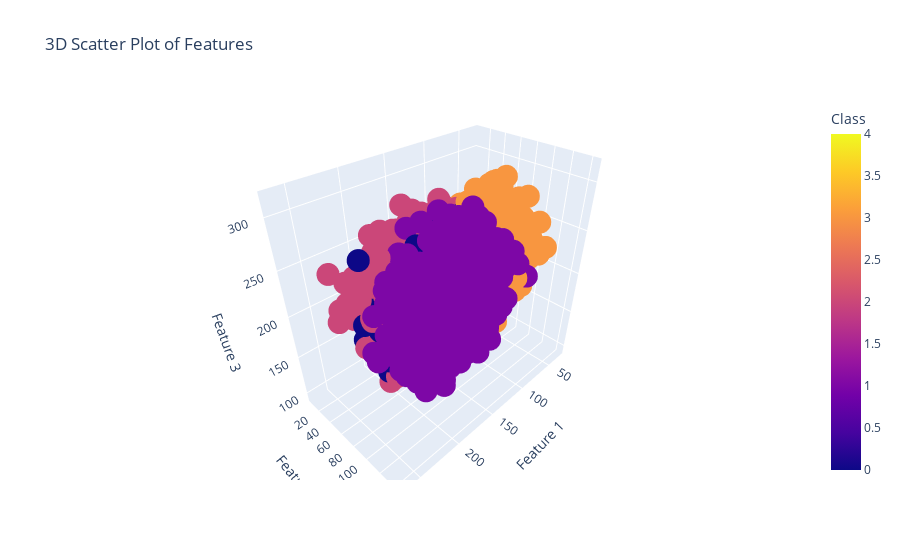
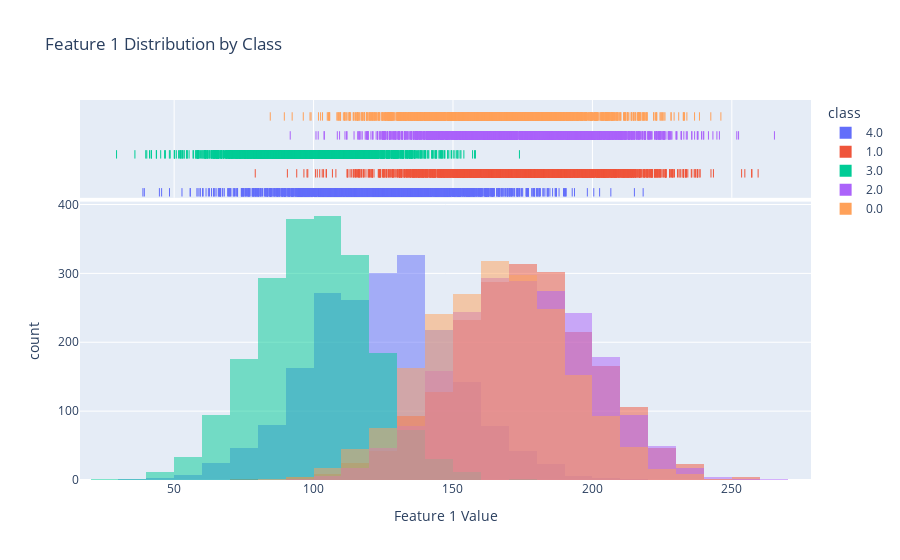

These figures' notebook cell, in order:
### Markdown cell above
First output.
Maybe Complex
Seems comples

### Code cell
# Import necessary libraries
import numpy as np
import pandas as pd
from sklearn.model_selection import train_test_split
from sklearn.naive_bayes import GaussianNB
from sklearn.metrics import accuracy_score, f1_score, confusion_matrix, ConfusionMatrixDisplay
import joblib
import matplotlib.pyplot as plt
import seaborn as sns
import plotly.express as px

# Set random seed for reproducibility
np.random.seed(42)

# Define the class list and properties
class_list = ["AMPALAYA", "BANANA", "CABBAGE", "CARROT", "CASSAVA"]
class_properties = {
    0: {'mean': [165, 80, 205, 7], 'std': [25, 10, 25, 0.5]},
    1: {'mean': [175, 110, 225, 6], 'std': [25, 10, 25, 1]},
    2: {'mean': [175, 70, 225, 6.4], 'std': [25, 10, 25, 0.4]},
    3: {'mean': [100, 90, 225, 5.8], 'std': [20, 10, 25, 0.3]},
    4: {'mean': [125, 50, 175, 6.0], 'std': [25, 10, 25, 0.5]}
}

# Generate synthetic data
num_samples_per_class = 2000
num_features = 4
num_classes = 5

data = []
for class_id in class_properties.keys():
    mean = class_properties[class_id]['mean']
    std = class_properties[class_id]['std']
    samples = np.random.normal(mean, std, size=(num_samples_per_class, num_features))
    labels = np.full((num_samples_per_class, 1), class_id)
    class_data = np.hstack((samples, labels))
    data.append(class_data)

# Combine data from all classes
data = np.vstack(data)
np.random.shuffle(data)

# Create a DataFrame
columns = [f'feature_{i+1}' for i in range(num_features)] + ['class']
df = pd.DataFrame(data, columns=columns)

# Split data into features and labels
X = df.iloc[:, :-1]
y = df['class']

# Split data into training and testing sets
X_train, X_test, y_train, y_test = train_test_split(X, y, test_size=0.2, random_state=42)

# Create and train the Gaussian Naive Bayes classifier
clf = GaussianNB()
clf.fit(X_train.values, y_train.values)

# Save the trained model to a file using joblib
model_filename = str(type(clf).__name__ + ".joblib")
joblib.dump(clf, model_filename)

# Load the saved model
loaded_model = joblib.load(model_filename)

# Predict on the test set
y_pred = loaded_model.predict(X_test.values)

# Calculate accuracy
accuracy = accuracy_score(y_test, y_pred)
print("Accuracy:", accuracy)

# Calculating F1 score
f1 = f1_score(y_test, y_pred, average='weighted')
print(f"F1 Score: {f1:.2f}")

# Calculating confusion matrix
conf_matrix = confusion_matrix(y_test, y_pred)
print("Confusion Matrix:")
print(conf_matrix)

# Plot confusion matrix
disp = ConfusionMatrixDisplay(confusion_matrix=conf_matrix, display_labels=clf.classes_)
disp.plot()
plt.show()

# Plot histograms
sns.set(style="whitegrid")
plt.figure(figsize=(20, 12))
for feature_idx in range(num_features):
    plt.subplot(2, 2, feature_idx + 1)
    for class_id in range(num_classes):
        sns.histplot(df[df['class'] == class_id][f'feature_{feature_idx+1}'], label=f'{class_list[class_id]}', kde=True, element="step", bins=30)
    plt.title(f'Feature {feature_idx+1} Distribution')
    plt.legend()
plt.tight_layout()
plt.show()

# Predicting new samples
new_samples = np.array([[104.046576, 106.318569, 206.674175, 6.345419],  # label 3
                        [126.829925, 48.497570, 204.792687, 5.958141]])  # label 4
predicted_labels = clf.predict(new_samples)
print("Predicted Labels for New Samples:")
print(predicted_labels)

# Plot interactive histograms using plotly
fig = px.scatter_3d(df, x='feature_1', y='feature_2', z='feature_3', color='class',
                    labels={'feature_1': 'Feature 1', 'feature_2': 'Feature 2', 'feature_3': 'Feature 3', 'class': 'Class'},
                    title='3D Scatter Plot of Features')
fig.show()

fig = px.histogram(df, x="feature_1", color="class", marginal="rug", nbins=30, barmode="overlay",
                   labels={"feature_1": "Feature 1 Value", "count": "Frequency"},
                   title="Feature 1 Distribution by Class")
fig.update_layout(showlegend=True)
fig.show()

### Figure 1 — Plotly figure (JSON) as saved in the notebook; plotly's stock layout.template omitted (floating-point values rounded to 4 significant figures; data arrays with more than 128 entries replaced by an {"elided": "..."} marker saying what was removed)
{"data": [{"hovertemplate": "Feature 1=%{x}<br>Feature 2=%{y}<br>Feature 3=%{z}<br>Class=%{marker.color}<extra></extra>", "legendgroup": "", "marker": {"color": {"elided": "10000 int values"}, "coloraxis": "coloraxis", "symbol": "circle"}, "mode": "markers", "name": "", "scene": "scene", "showlegend": false, "type": "scatter3d", "x": {"elided": "10000 float values"}, "y": {"elided": "10000 float values"}, "z": {"elided": "10000 float values"}}], "layout": {"coloraxis": {"colorbar": {"title": {"text": "Class"}}, "colorscale": [[0, "#0d0887"], [0.1111, "#46039f"], [0.2222, "#7201a8"], [0.3333, "#9c179e"], [0.4444, "#bd3786"], [0.5556, "#d8576b"], [0.6667, "#ed7953"], [0.7778, "#fb9f3a"], [0.8889, "#fdca26"], [1, "#f0f921"]]}, "legend": {"tracegroupgap": 0}, "scene": {"domain": {"x": [0, 1], "y": [0, 1]}, "xaxis": {"title": {"text": "Feature 1"}}, "yaxis": {"title": {"text": "Feature 2"}}, "zaxis": {"title": {"text": "Feature 3"}}}, "title": {"text": "3D Scatter Plot of Features"}}}

### Figure 2 — Plotly figure (JSON) as saved in the notebook; plotly's stock layout.template omitted (floating-point values rounded to 4 significant figures; data arrays with more than 128 entries replaced by an {"elided": "..."} marker saying what was removed)
{"data": [{"alignmentgroup": "True", "bingroup": "x", "hovertemplate": "class=4.0<br>Feature 1 Value=%{x}<br>count=%{y}<extra></extra>", "legendgroup": "4.0", "marker": {"color": "#636efa", "opacity": 0.5, "pattern": {"shape": ""}}, "name": "4.0", "nbinsx": 30, "offsetgroup": "4.0", "orientation": "v", "showlegend": true, "type": "histogram", "x": {"elided": "2000 float values"}, "xaxis": "x", "yaxis": "y"}, {"alignmentgroup": "True", "boxpoints": "all", "fillcolor": "rgba(255,255,255,0)", "hoveron": "points", "hovertemplate": "class=4.0<br>Feature 1 Value=%{x}<extra></extra>", "jitter": 0, "legendgroup": "4.0", "line": {"color": "rgba(255,255,255,0)"}, "marker": {"color": "#636efa", "symbol": "line-ns-open"}, "name": "4.0", "offsetgroup": "4.0", "showlegend": false, "type": "box", "x": {"elided": "2000 float values"}, "xaxis": "x2", "yaxis": "y2"}, {"alignmentgroup": "True", "bingroup": "x", "hovertemplate": "class=1.0<br>Feature 1 Value=%{x}<br>count=%{y}<extra></extra>", "legendgroup": "1.0", "marker": {"color": "#EF553B", "opacity": 0.5, "pattern": {"shape": ""}}, "name": "1.0", "nbinsx": 30, "offsetgroup": "1.0", "orientation": "v", "showlegend": true, "type": "histogram", "x": {"elided": "2000 float values"}, "xaxis": "x", "yaxis": "y"}, {"alignmentgroup": "True", "boxpoints": "all", "fillcolor": "rgba(255,255,255,0)", "hoveron": "points", "hovertemplate": "class=1.0<br>Feature 1 Value=%{x}<extra></extra>", "jitter": 0, "legendgroup": "1.0", "line": {"color": "rgba(255,255,255,0)"}, "marker": {"color": "#EF553B", "symbol": "line-ns-open"}, "name": "1.0", "offsetgroup": "1.0", "showlegend": false, "type": "box", "x": {"elided": "2000 float values"}, "xaxis": "x2", "yaxis": "y2"}, {"alignmentgroup": "True", "bingroup": "x", "hovertemplate": "class=3.0<br>Feature 1 Value=%{x}<br>count=%{y}<extra></extra>", "legendgroup": "3.0", "marker": {"color": "#00cc96", "opacity": 0.5, "pattern": {"shape": ""}}, "name": "3.0", "nbinsx": 30, "offsetgroup": "3.0", "orientation": "v", "showlegend": true, "type": "histogram", "x": {"elided": "2000 float values"}, "xaxis": "x", "yaxis": "y"}, {"alignmentgroup": "True", "boxpoints": "all", "fillcolor": "rgba(255,255,255,0)", "hoveron": "points", "hovertemplate": "class=3.0<br>Feature 1 Value=%{x}<extra></extra>", "jitter": 0, "legendgroup": "3.0", "line": {"color": "rgba(255,255,255,0)"}, "marker": {"color": "#00cc96", "symbol": "line-ns-open"}, "name": "3.0", "offsetgroup": "3.0", "showlegend": false, "type": "box", "x": {"elided": "2000 float values"}, "xaxis": "x2", "yaxis": "y2"}, {"alignmentgroup": "True", "bingroup": "x", "hovertemplate": "class=2.0<br>Feature 1 Value=%{x}<br>count=%{y}<extra></extra>", "legendgroup": "2.0", "marker": {"color": "#ab63fa", "opacity": 0.5, "pattern": {"shape": ""}}, "name": "2.0", "nbinsx": 30, "offsetgroup": "2.0", "orientation": "v", "showlegend": true, "type": "histogram", "x": {"elided": "2000 float values"}, "xaxis": "x", "yaxis": "y"}, {"alignmentgroup": "True", "boxpoints": "all", "fillcolor": "rgba(255,255,255,0)", "hoveron": "points", "hovertemplate": "class=2.0<br>Feature 1 Value=%{x}<extra></extra>", "jitter": 0, "legendgroup": "2.0", "line": {"color": "rgba(255,255,255,0)"}, "marker": {"color": "#ab63fa", "symbol": "line-ns-open"}, "name": "2.0", "offsetgroup": "2.0", "showlegend": false, "type": "box", "x": {"elided": "2000 float values"}, "xaxis": "x2", "yaxis": "y2"}, {"alignmentgroup": "True", "bingroup": "x", "hovertemplate": "class=0.0<br>Feature 1 Value=%{x}<br>count=%{y}<extra></extra>", "legendgroup": "0.0", "marker": {"color": "#FFA15A", "opacity": 0.5, "pattern": {"shape": ""}}, "name": "0.0", "nbinsx": 30, "offsetgroup": "0.0", "orientation": "v", "showlegend": true, "type": "histogram", "x": {"elided": "2000 float values"}, "xaxis": "x", "yaxis": "y"}, {"alignmentgroup": "True", "boxpoints": "all", "fillcolor": "rgba(255,255,255,0)", "hoveron": "points", "hovertemplate": "class=0.0<br>Feature 1 Value=%{x}<extra></extra>", "jitter": 0, "legendgroup": "0.0", "line": {"color": "rgba(255,255,255,0)"}, "marker": {"color": "#FFA15A", "symbol": "line-ns-open"}, "name": "0.0", "offsetgroup": "0.0", "showlegend": false, "type": "box", "x": {"elided": "2000 float values"}, "xaxis": "x2", "yaxis": "y2"}], "layout": {"barmode": "overlay", "legend": {"title": {"text": "class"}, "tracegroupgap": 0}, "showlegend": true, "title": {"text": "Feature 1 Distribution by Class"}, "xaxis": {"anchor": "y", "domain": [0, 1], "title": {"text": "Feature 1 Value"}}, "xaxis2": {"anchor": "y2", "domain": [0, 1], "matches": "x", "showgrid": true, "showticklabels": false}, "yaxis": {"anchor": "x", "domain": [0, 0.7326], "title": {"text": "count"}}, "yaxis2": {"anchor": "x2", "domain": [0.7426, 1], "matches": "y2", "showgrid": false, "showline": false, "showticklabels": false, "ticks": ""}}}
